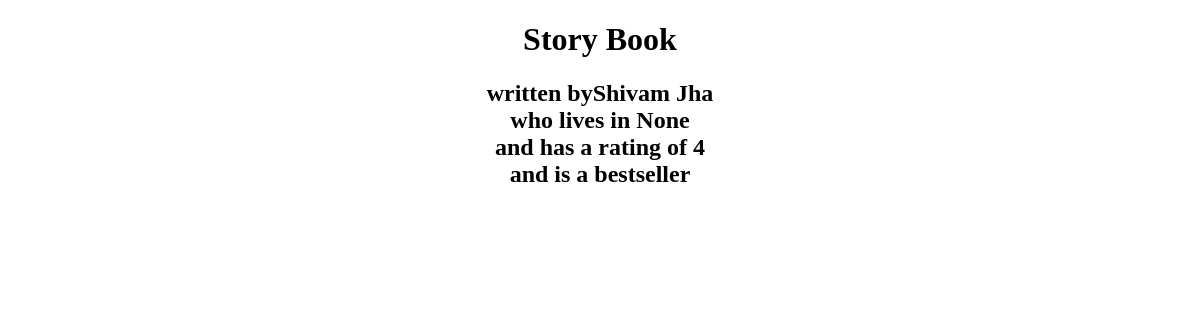
Page /story-book on the earlier database version.
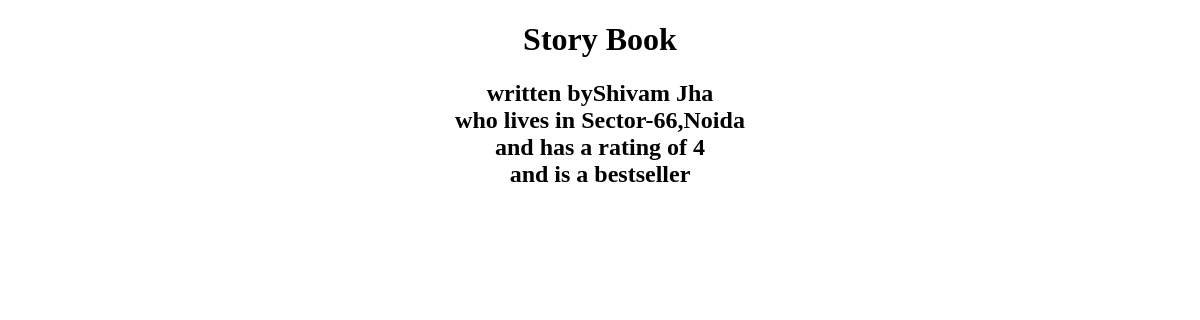
Same page on the later database version.
### store/models.py (models this page shows, shortened)
class Book(models.Model):
    title=models.CharField(max_length=50)
    rating=models.IntegerField(validators=[MinValueValidator(1),MaxValueValidator(5)])
    author=models.ForeignKey(Author,on_delete=models.CASCADE, null=True,related_name="books")
    is_bestselling=models.BooleanField(default=True)
    slug=models.SlugField(default="",blank=True, null=False,db_index=True)#harry-potter
    countries_published=models.ManyToManyField(Country,null=True)

class Author(models.Model):
    first_name=models.CharField(max_length=50)
    last_name=models.CharField(max_length=50)
    address=models.OneToOneField(Address,on_delete=models.CASCADE,null=True)
    def full_name(self):
        return f"{self.first_name} {self.last_name}"
    def __str__(self):
        return self.full_name()

class Address(models.Model):
    street=models.CharField(max_length=50)
    city=models.CharField(max_length=50)
    pincode=models.IntegerField()
    def address(self):
        return f"{self.street},{self.city}"
    def __str__(self) -> str:
        return self.address()
    class Meta:
        verbose_name_plural="Adrress_Entries"

### store/views.py (the view)
# urls.py: path("<slug:slug>",views.book_detail,name="bookdetail"),
def book_detail(request,slug):
    book=Book.objects.get(slug=slug)
    return render(request,"store/book_detail.html",{
         "book":book
    })

### store/templates/store/book_detail.html (shortened to what this page needs)
{% extends "store/base.html" %}
{% block content %}<center>
<h1>{{book.title}}</h1>
<h2>written by{{book.author}}<br>
who lives in {{book.author.address}}<br>
and has a rating of {{book.rating}}<br>
{% if book.is_bestselling %}
and is a bestseller
{% else %}
and is not a bestseller
{% endif %}</h2></center>
{% endblock %}

### store/templates/store/base.html (shortened to what this page needs)
<!DOCTYPE html>
<html lang="en">
<head>
</head>
<body>
    {% block content %}{% endblock %}
</body>
</html>

Differences in the rows shown:
changed through a linked row, Book "Story Book": author.address "None" → "Sector-66,Noida"
